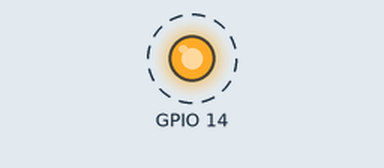
Simulated run of this sketch. Board: ESP32. Shown: output pins drawn as LEDs (lit = HIGH). Dashed ring = blinking.

Above: at 0.2 s.
Timing chart, 0 to 3.0 s (numbered marks = the images above):
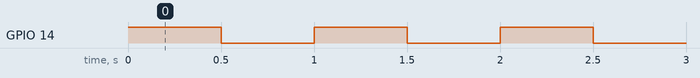

Measured:
- by itself, GPIO 14: alternates HIGH for 0.50 s and LOW for 0.50 s

The sketch:

sketch_nov29a.ino
```cpp
#include <ArduinoOTA.h>

void setup() {
  pinMode(14, OUTPUT);
}

void loop() {
  digitalWrite(14, HIGH);
  delay(500);
  digitalWrite(14, LOW);
  delay(500);
}
```
